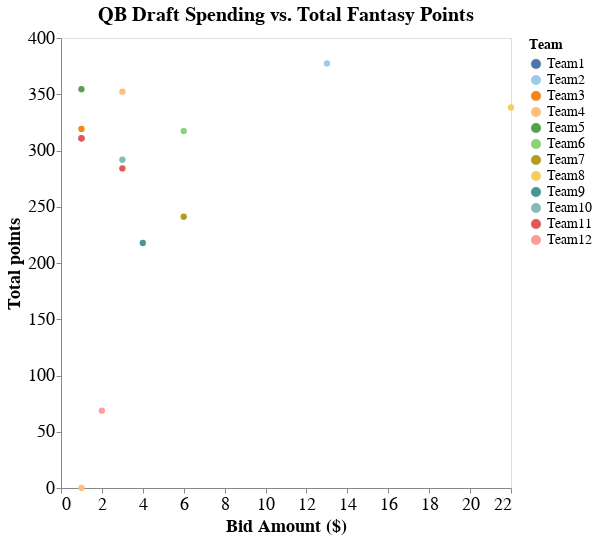

Here is the notebook cell this chart was saved with:
### Markdown cell above
The old fantasy draft advice of not spending big on QB held true this year as the return on investment on big pricetag QBs like Mahomes was marginal.

### Code cell
chart

### Figure 1 — Vega-Lite specification as saved in the notebook (floating-point values rounded to 4 significant figures)
{"config": {"view": {"continuousWidth": 400, "continuousHeight": 300}, "axis": {"labelFontSize": 18, "titleFontSize": 18}, "legend": {"labelFontSize": 14, "titleFontSize": 14}, "title": {"fontSize": 20}}, "data": {"name": "data-86fdf3a17de5a8906b76c03e76c839fa"}, "mark": {"type": "circle", "size": 40}, "encoding": {"color": {"condition": {"type": "nominal", "field": "Team", "scale": {"scheme": "tableau20"}, "sort": ["Team1", "Team2", "Team3", "Team4", "Team5", "Team6", "Team7", "Team8", "Team9", "Team10", "Team11", "Team12"], "selection": "selector011"}, "value": "lightgray"}, "opacity": {"condition": {"value": 1, "selection": "selector011"}, "value": 0.1}, "tooltip": [{"type": "nominal", "field": "Player-info"}, {"type": "nominal", "field": "Team"}, {"type": "quantitative", "field": "Bid Amount ($)"}, {"type": "quantitative", "field": "Total points"}, {"type": "nominal", "field": "Stint (wks)"}], "x": {"type": "quantitative", "axis": {"grid": false}, "field": "Bid Amount ($)"}, "y": {"type": "quantitative", "axis": {"grid": false}, "field": "Total points"}}, "height": 450, "selection": {"selector011": {"type": "multi", "fields": ["Team"], "bind": "legend"}}, "title": "QB Draft Spending vs. Total Fantasy Points", "width": 450, "$schema": "https://vega.github.io/schema/vega-lite/v4.8.1.json", "datasets": {"data-86fdf3a17de5a8906b76c03e76c839fa": [{"Player": "Patrick Mahomes", "Position": "QB", "Team": "Team8", "ProTeam": "KC", "Action": "DRAFT", "Bid Amount ($)": 22, "Stint (wks)": [1, 2, 3, 4, 5, 6, 7, 8, 9, 10, 11, 13, 14, 15, 16, 17, 18, 19, 20, 21], "Total points": 338.3, "Player-info": "Patrick Mahomes, QB (KC)"}, {"Player": "Josh Allen", "Position": "QB", "Team": "Team2", "ProTeam": "BUF", "Action": "DRAFT", "Bid Amount ($)": 13, "Stint (wks)": [1, 2, 3, 4, 5, 6, 8, 9, 10, 11, 12, 13, 14, 15, 16, 17, 18, 19, 20], "Total points": 377.4, "Player-info": "Josh Allen, QB (BUF)"}, {"Player": "Lamar Jackson", "Position": "QB", "Team": "Team7", "ProTeam": "BAL", "Action": "DRAFT", "Bid Amount ($)": 6, "Stint (wks)": [1, 2, 3, 4, 5, 6, 7, 9, 10, 11, 12, 13, 14, 15, 16, 17, 18], "Total points": 241.1, "Player-info": "Lamar Jackson, QB (BAL)"}, {"Player": "Aaron Rodgers", "Position": "QB", "Team": "Team6", "ProTeam": "GB", "Action": "DRAFT", "Bid Amount ($)": 6, "Stint (wks)": [1, 2, 3, 4, 5, 6, 7, 8, 9, 10, 11, 12, 14, 15, 16, 17, 18, 20], "Total points": 317.3, "Player-info": "Aaron Rodgers, QB (GB)"}, {"Player": "Russell Wilson", "Position": "QB", "Team": "Team9", "ProTeam": "SEA", "Action": "DRAFT", "Bid Amount ($)": 4, "Stint (wks)": [1, 2, 3, 4, 5, 6, 7, 8, 10, 11, 12, 13, 14, 15, 16, 17, 18], "Total points": 217.8, "Player-info": "Russell Wilson, QB (SEA)"}, {"Player": "Justin Herbert", "Position": "QB", "Team": "Team4", "ProTeam": "LAC", "Action": "DRAFT", "Bid Amount ($)": 3, "Stint (wks)": [1, 2, 3, 4, 5, 6, 8, 9, 10, 11, 12, 13, 14, 15, 16, 17, 18], "Total points": 352.3, "Player-info": "Justin Herbert, QB (LAC)"}, {"Player": "Kyler Murray", "Position": "QB", "Team": "Team11", "ProTeam": "ARI", "Action": "DRAFT", "Bid Amount ($)": 3, "Stint (wks)": [1, 2, 3, 4, 5, 6, 7, 8, 9, 10, 11, 13, 14, 15, 16, 17, 18, 19], "Total points": 284.1, "Player-info": "Kyler Murray, QB (ARI)"}, {"Player": "Dak Prescott", "Position": "QB", "Team": "Team10", "ProTeam": "DAL", "Action": "DRAFT", "Bid Amount ($)": 3, "Stint (wks)": [1, 2, 3, 4, 5, 6, 8, 9, 10, 11, 12, 13, 14, 15, 16, 17, 18, 19], "Total points": 291.8, "Player-info": "Dak Prescott, QB (DAL)"}, {"Player": "Ryan Tannehill", "Position": "QB", "Team": "Team12", "ProTeam": "TEN", "Action": "DRAFT", "Bid Amount ($)": 2, "Stint (wks)": [1, 2, 3, 4], "Total points": 68.7, "Player-info": "Ryan Tannehill, QB (TEN)"}, {"Player": "Tom Brady", "Position": "QB", "Team": "Team5", "ProTeam": "TB", "Action": "DRAFT", "Bid Amount ($)": 1, "Stint (wks)": [1, 2, 3, 4, 5, 6, 7, 8, 10, 11, 12, 13, 14, 15, 16, 17, 18, 19, 20], "Total points": 354.5, "Player-info": "Tom Brady, QB (TB)"}, {"Player": "Deshaun Watson", "Position": "QB", "Team": "Team4", "ProTeam": "HOU", "Action": "DRAFT", "Bid Amount ($)": 1, "Stint (wks)": [], "Total points": 0.0, "Player-info": "Deshaun Watson, QB (HOU)"}, {"Player": "Jalen Hurts", "Position": "QB", "Team": "Team1", "ProTeam": "PHI", "Action": "DRAFT", "Bid Amount ($)": 1, "Stint (wks)": [1, 2, 3, 4, 5, 6, 7, 8, 9, 10, 11, 12, 13, 15, 16, 17, 18, 19], "Total points": 310.8, "Player-info": "Jalen Hurts, QB (PHI)"}, {"Player": "Matthew Stafford", "Position": "QB", "Team": "Team11", "ProTeam": "LAR", "Action": "DRAFT", "Bid Amount ($)": 1, "Stint (wks)": [1, 2, 3, 4, 5, 6, 7, 8, 9, 10, 12, 13, 14, 15, 16, 17, 18, 19, 20, 21, 22], "Total points": 310.9, "Player-info": "Matthew Stafford, QB (LAR)"}, {"Player": "Joe Burrow", "Position": "QB", "Team": "Team3", "ProTeam": "CIN", "Action": "DRAFT", "Bid Amount ($)": 1, "Stint (wks)": [1, 2, 3, 4, 5, 6, 7, 8, 9, 11, 12, 13, 14, 15, 16, 17, 18, 19, 20, 21, 22], "Total points": 319.2, "Player-info": "Joe Burrow, QB (CIN)"}]}}
